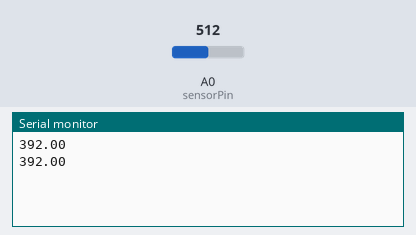
Bench run of a sketch on a simulated Arduino Uno, built with avr-gcc and run on an emulated ATmega328P. Shown: the last lines printed to the serial monitor. The inputs (shaded band) are chosen by the test bench; at power-on: A0 (sensorPin) = 512.

Above: at 1.8 s.
1.9 s: A0 (sensorPin) set to 716
At 2.7 s:
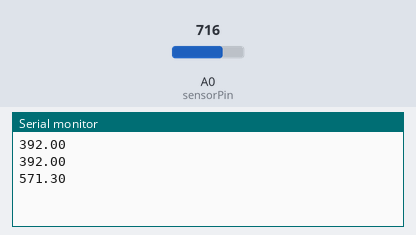
3.4 s: A0 (sensorPin) set to 900
At 4.8 s:
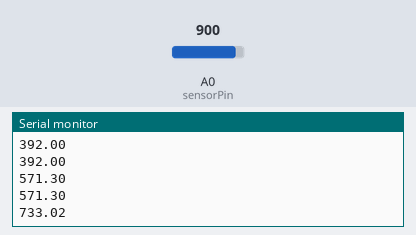
Timing chart, 0 to 6.4 s (numbered marks = the images above; inputs shaded):
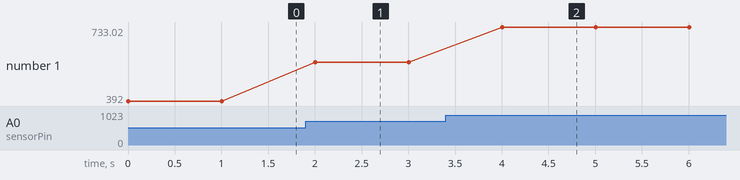

Measured:
- after the input at 1.9 s, the serial monitor: prints a new line after 0.10 s (image 1)
- after the input at 3.4 s, the serial monitor: prints a new line after 0.60 s (image 2)
- plotted number 1: 392 → 571.3 after the input at 1.9 s, 571.3 → 733.02 after the input at 3.4 s

The sketch:

sensor.ino
```cpp
const int sensorPin = A0;

void setup()
{
  Serial.begin(9600);
}

void loop()
{
  int sensorVal = analogRead(sensorPin);

  float voltage = (sensorVal/1024.0) * 5.0;
  float celsius = (voltage - 0.5) * 100.0;
  float farenheit = (celsius * 9.0/5.0) + 32.0;

  Serial.println(farenheit);

  delay(1000);
}
```
